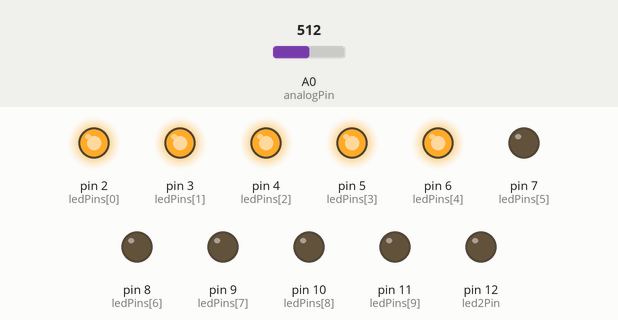
This sketch was run on a simulated Arduino Uno, built with avr-gcc and run on an emulated ATmega328P. Shown: output pins drawn as LEDs (lit = HIGH). The test bench sets the inputs (shaded band); at power-on: A0 (analogPin) = 512. What the sketch prints to the serial monitor is not drawn.

Above: at 1.2 s.
1.3 s: A0 (analogPin) set to 601
3.0 s: A0 (analogPin) set to 632
At 4.0 s:
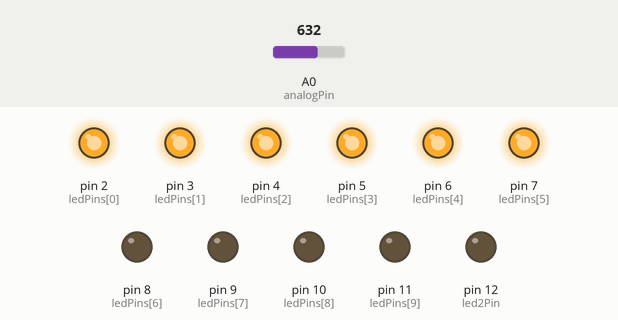
4.5 s: A0 (analogPin) set to 511
At 5.1 s:
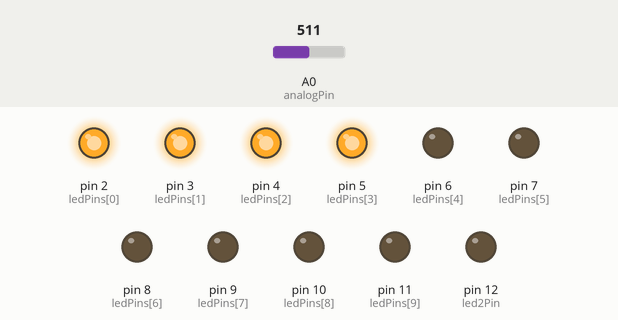
6.0 s: A0 (analogPin) set to 416
7.8 s: A0 (analogPin) set to 392
At 8.8 s:
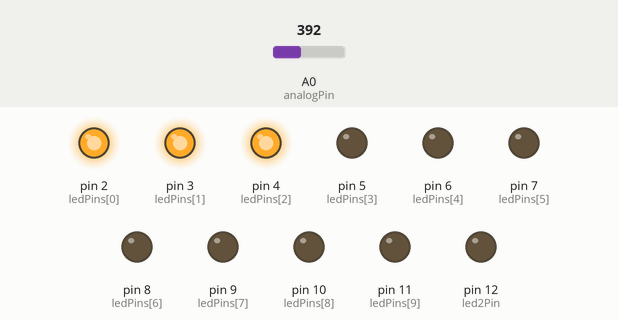
9.3 s: A0 (analogPin) set to 306
At 9.9 s:
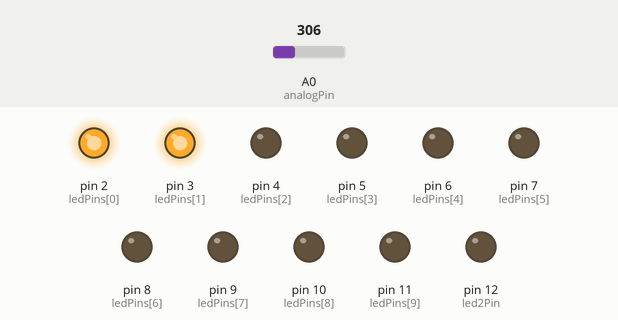
Timing chart, 0 to 11.8 s (numbered marks = the images above; inputs shaded):
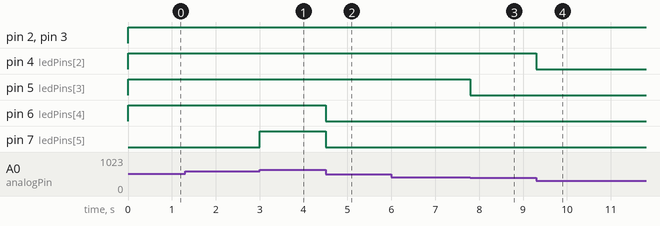

The sketch:

pot_sensor.ino
```cpp
//POT SENSOR SKETCH / P5.JS
//CODE SNIPPET FROM https://sensorkit.arduino.cc/sensorkit/module/lessons/lesson/06-the-sound-sensor

const int analogPin = A0;
const int ledCount = 10;
const int led1Pin =  9;
const int led2Pin = 12;

int brightness = 0;
int led2brightness = 0;
int incomingByte;

int ledPins[] = {
 2, 3, 4, 5, 6, 7, 8, 9, 10, 11
};


void setup() {
  Serial.begin(9600);
    for (int thisLed = 0; thisLed < ledCount; thisLed++) {
    pinMode(ledPins[thisLed], OUTPUT);
  }
}

void loop() {
   int sensorValue;
   sensorValue = analogRead(analogPin);
   int ledLevel = map(sensorValue, 0, 1023, 0, ledCount);
   brightness = map(sensorValue, 0, 1023, 0, 255);
   Serial.write(brightness);

if (sensorValue >= 0) {
  for (int thisLed = 0; thisLed < ledCount; thisLed++) {
    if (thisLed < ledLevel) {
      digitalWrite(ledPins[thisLed], HIGH);
        } else {
      digitalWrite(ledPins[thisLed], LOW);
    }
  }
  }

 if (Serial.available() > 0) {
    incomingByte = Serial.read();
    led2brightness = map(incomingByte, 0, 255, 0, 255);
    } else { }
      analogWrite(led2Pin, led2brightness);

}
```

Measured:
- the behaviour switches between 613 and 614 on A0 (analogPin) (found by bisection; images 0 and 1)
- the behaviour switches between 410 and 409 on A0 (analogPin) (found by bisection; images 2 and 3)
- after the input at 1.3 s, every drawn part: stays the same
- after the input at 3.0 s, pin 7 (ledPins[5]): LOW → HIGH at once
- after the input at 4.5 s, pin 6 (ledPins[4]), pin 7 (ledPins[5]): HIGH → LOW at once
- after the input at 6.0 s, every drawn part: stays the same
- after the input at 7.8 s, pin 5 (ledPins[3]): HIGH → LOW at once
- after the input at 9.3 s, pin 4 (ledPins[2]): HIGH → LOW at once
